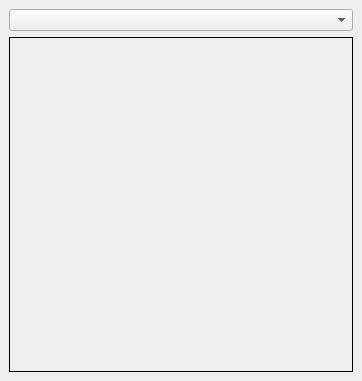
<?xml version="1.0" encoding="UTF-8"?>
<ui version="4.0">
 <class>MainWindow</class>
 <widget class="QMainWindow" name="MainWindow">
  <property name="geometry">
   <rect>
    <x>0</x>
    <y>0</y>
    <width>362</width>
    <height>381</height>
   </rect>
  </property>
  <property name="windowTitle">
   <string>MainWindow</string>
  </property>
  <widget class="QWidget" name="centralwidget">
   <layout class="QVBoxLayout" name="verticalLayout">
    <item>
     <widget class="QPixmapComboBox" name="comboBox"/>
    </item>
    <item>
     <widget class="QLabel" name="label">
      <property name="frameShape">
       <enum>QFrame::Box</enum>
      </property>
      <property name="text">
       <string/>
      </property>
     </widget>
    </item>
   </layout>
  </widget>
 </widget>
 <customwidgets>
  <customwidget>
   <class>QPixmapComboBox</class>
   <extends>QComboBox</extends>
   <header location="global">qpixmapcombobox.h</header>
  </customwidget>
 </customwidgets>
 <resources/>
 <connections/>
</ui>
